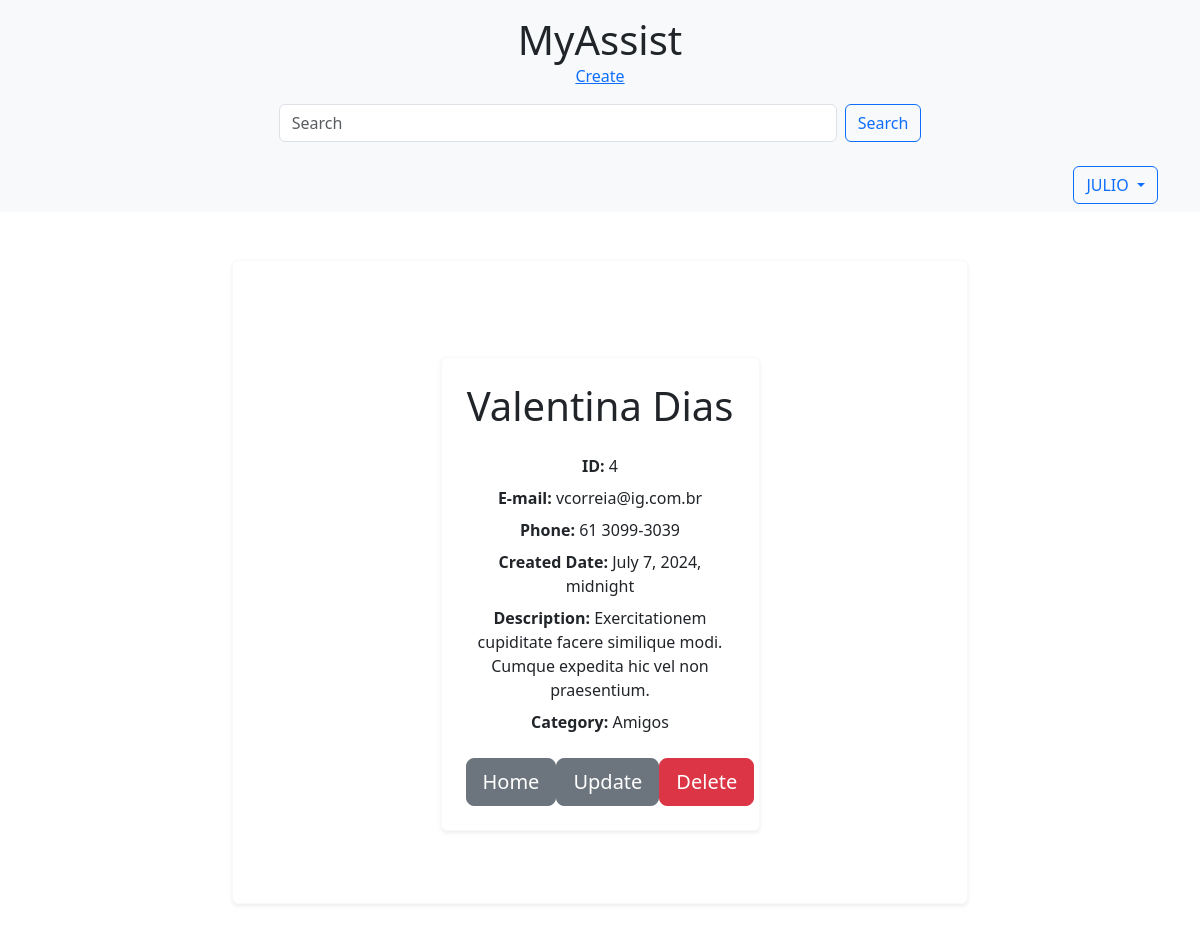
Page /contact/4/detail/ (signed in) on the committed database.
### accounts/models.py (models this page shows, shortened)
class User(AbstractBaseUser, PermissionsMixin):
    first_name = models.CharField(_("first name"), max_length=150, blank=True)
    email = models.EmailField(_("email address"), unique=True)
    is_staff = models.BooleanField(
        _("staff status"),
        default=False,
        help_text=_(
            "Designates whether the user can log into this admin site."),
    )
    is_active = models.BooleanField(
        _("active"),
        default=True,
        help_text=_(
            "Designates whether this user should be treated as active. "
            "Unselect this instead of deleting accounts."
        ),
    )
    date_joined = models.DateTimeField(_("date joined"), default=timezone.now)
    objects = UserManager()
    EMAIL_FIELD = "email"
    USERNAME_FIELD = "email"
    REQUIRED_FIELDS = []
    class Meta:
        verbose_name = _("user")
        verbose_name_plural = _("users")

class Account(models.Model):
    first_name = models.CharField(max_length=50)
    last_name = models.CharField(max_length=50, blank=True)
    phone = models.CharField(max_length=50)
    email = models.EmailField(max_length=254)
    created_date = models.DateTimeField(default=timezone.now)
    description = models.TextField(blank=True)
    show = models.BooleanField(default=True)
    picture = models.ImageField(blank=True, upload_to='pictures/%Y/%m/')
    category = models.ForeignKey(
        Category, on_delete=models.SET_NULL, blank=True, null=True)
    owner = models.ForeignKey(
        User, on_delete=models.SET_NULL, blank=True, null=True)

class Category(models.Model):
    name = models.CharField(max_length=50)
    class Meta:
        verbose_name = 'Category'
        verbose_name_plural = 'Categories'

### accounts/views.py (the view)
# urls.py: path('contact/<int:contact_id>/detail/', contact, name='contact'),
@login_required
def contact(request, contact_id):
    single_contact = get_object_or_404(Account, pk=contact_id, show=True)
    context = {
        'contact': single_contact,
    }
    return render(request, 'accounts/contact.html', context)

### accounts/templates/accounts/contact.html (shortened to what this page needs)
{% extends "accounts/base.html" %}
{% block content %}
<div class="container py-5">
    <div class="row justify-content-center">
        <div class="col-md-8 col-lg-6">
            <div class="card shadow-sm border-light">
                <div class="card-body p-4">
                    {% if contact %}
                    <h1 class="card-title mb-4">
                        {{ contact.first_name }} {{ contact.last_name }}
                    </h1>
                    <p class="mb-2"><strong>ID:</strong> {{ contact.id }}</p>
                    <p class="mb-2"><strong>E-mail:</strong> {{ contact.email }}</p>
                    <p class="mb-2"><strong>Phone:</strong> {{ contact.phone }}</p>
                    <p class="mb-2"><strong>Created Date:</strong> {{ contact.created_date }}</p>
                    <p class="mb-2"><strong>Description:</strong> {{ contact.description }}</p>
                    <p class="mb-2"><strong>Category:</strong> {{ contact.category.name }}</p>
                    {% else %}
                    <p>No contact information available.</p>
                    {% endif %}
                    <div class="d-flex justify-content-between align-items-center mt-4">
                        <a class="btn btn-secondary btn-lg" href="{% url 'home' %}">Home</a>
                        <a class="btn btn-secondary btn-lg" href="{% url 'update' contact.id %}">Update</a>
                        <form action="{% url 'delete' contact.id %}" method="POST"
                            onsubmit="return confirm('Tem certeza de que deseja deletar este contato?');">
                            <button type="submit" class="btn btn-danger btn-lg">Delete</button>
                        </form>
                    </div>
                </div>
            </div>
        </div>
    </div>
</div>
{% endblock %}

### accounts/templates/accounts/base.html (shortened to what this page needs)
{% load static %}
<!DOCTYPE html>
<html lang="en">
<head>
    <link href="{% static 'css/bootstrap.min.css' %}" rel="stylesheet">
</head>
<body>
    {% include 'accounts/header.html' %}
    <nav class="navbar navbar-expand-lg navbar-light bg-light">
        <div class="container">
            <div class="collapse navbar-collapse" id="navbarNav">
                {% if user.is_authenticated %}
                <div class="ms-auto">
                    <div class="dropdown">
                        <button class="btn btn-outline-primary dropdown-toggle" type="button" id="userDropdown"
                            data-bs-toggle="dropdown" aria-expanded="false">
                            {{ user.first_name }}
                        </button>
                    </div>
                </div>
                {% else %}
                <a class="btn btn-outline-primary ms-auto" href="{% url 'login' %}">Log In</a>
                {% endif %}
            </div>
        </div>
    </nav>
    <div class="container py-5">
        <div class="row justify-content-center">
            <div class="col-md-10 col-lg-8">
                <div class="card text-center shadow-sm border-light">
                    <div class="card-body p-4">
                        {% block content %}{% endblock %}
                    </div>
                </div>
            </div>
        </div>
    </div>
</body>
</html>

### rows in the picture
User: first_name "JULIO"
Account: first_name "Valentina", last_name "Dias", id "4", email "vcorreia@ig.com.br", phone "61 3099-3039", created_date "July 7, 2024, midnight", description "Exercitationem cupiditate facere similique modi. Cumque expedita hic vel non praesentium.", category.name "Amigos"
